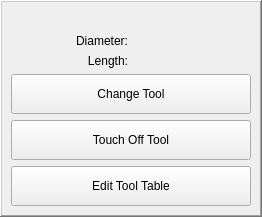
<?xml version="1.0" encoding="UTF-8"?>
<ui version="4.0">
 <class>Dialog</class>
 <widget class="QDialog" name="Dialog">
  <property name="geometry">
   <rect>
    <x>0</x>
    <y>0</y>
    <width>262</width>
    <height>217</height>
   </rect>
  </property>
  <property name="windowTitle">
   <string>Dialog</string>
  </property>
  <layout class="QVBoxLayout" name="verticalLayout_2">
   <property name="spacing">
    <number>0</number>
   </property>
   <property name="leftMargin">
    <number>0</number>
   </property>
   <property name="topMargin">
    <number>0</number>
   </property>
   <property name="rightMargin">
    <number>0</number>
   </property>
   <property name="bottomMargin">
    <number>0</number>
   </property>
   <item>
    <widget class="QFrame" name="frame">
     <property name="frameShape">
      <enum>QFrame::WinPanel</enum>
     </property>
     <property name="frameShadow">
      <enum>QFrame::Raised</enum>
     </property>
     <layout class="QVBoxLayout" name="verticalLayout_3">
      <item>
       <layout class="QGridLayout" name="gridLayout">
        <item row="0" column="0" colspan="2">
         <widget class="StatusLabel" name="statuslabel">
          <property name="font">
           <font>
            <family>Monospace</family>
            <pointsize>11</pointsize>
           </font>
          </property>
          <property name="alignment">
           <set>Qt::AlignCenter</set>
          </property>
          <property name="rules" stdset="0">
           <string>[{&quot;channels&quot;: [{&quot;url&quot;: &quot;tooltable:current_tool?remark&quot;, &quot;trigger&quot;: true}], &quot;property&quot;: &quot;Text&quot;, &quot;expression&quot;: &quot;ch[0] or 'No Description' &quot;, &quot;name&quot;: &quot;New Rule&quot;}]</string>
          </property>
         </widget>
        </item>
        <item row="1" column="0">
         <widget class="QLabel" name="label">
          <property name="text">
           <string>Diameter:</string>
          </property>
          <property name="alignment">
           <set>Qt::AlignRight|Qt::AlignTrailing|Qt::AlignVCenter</set>
          </property>
         </widget>
        </item>
        <item row="1" column="1">
         <widget class="StatusLabel" name="statuslabel_2">
          <property name="rules" stdset="0">
           <string>[{&quot;channels&quot;: [{&quot;url&quot;: &quot;tooltable:current_tool?diameter&quot;, &quot;trigger&quot;: true}], &quot;property&quot;: &quot;Text&quot;, &quot;expression&quot;: &quot;'%5.4f' % ch[0]&quot;, &quot;name&quot;: &quot;New Rule&quot;}]</string>
          </property>
         </widget>
        </item>
        <item row="2" column="0">
         <widget class="QLabel" name="label_2">
          <property name="text">
           <string>Length:</string>
          </property>
          <property name="alignment">
           <set>Qt::AlignRight|Qt::AlignTrailing|Qt::AlignVCenter</set>
          </property>
         </widget>
        </item>
        <item row="2" column="1">
         <widget class="StatusLabel" name="statuslabel_3">
          <property name="rules" stdset="0">
           <string>[{&quot;channels&quot;: [{&quot;url&quot;: &quot;tooltable:current_tool?z_offset&quot;, &quot;trigger&quot;: true}], &quot;property&quot;: &quot;Text&quot;, &quot;expression&quot;: &quot;'%4.3f' % ch[0]&quot;, &quot;name&quot;: &quot;New Rule&quot;}]</string>
          </property>
         </widget>
        </item>
       </layout>
      </item>
      <item>
       <layout class="QVBoxLayout" name="verticalLayout">
        <item>
         <widget class="DialogButton" name="dialogbutton_2">
          <property name="sizePolicy">
           <sizepolicy hsizetype="Minimum" vsizetype="MinimumExpanding">
            <horstretch>0</horstretch>
            <verstretch>0</verstretch>
           </sizepolicy>
          </property>
          <property name="focusPolicy">
           <enum>Qt::NoFocus</enum>
          </property>
          <property name="text">
           <string>Change Tool</string>
          </property>
         </widget>
        </item>
        <item>
         <widget class="DialogButton" name="dialogbutton_3">
          <property name="sizePolicy">
           <sizepolicy hsizetype="Minimum" vsizetype="MinimumExpanding">
            <horstretch>0</horstretch>
            <verstretch>0</verstretch>
           </sizepolicy>
          </property>
          <property name="focusPolicy">
           <enum>Qt::NoFocus</enum>
          </property>
          <property name="text">
           <string>Touch Off Tool</string>
          </property>
         </widget>
        </item>
        <item>
         <widget class="DialogButton" name="dialogbutton">
          <property name="sizePolicy">
           <sizepolicy hsizetype="Minimum" vsizetype="MinimumExpanding">
            <horstretch>0</horstretch>
            <verstretch>0</verstretch>
           </sizepolicy>
          </property>
          <property name="focusPolicy">
           <enum>Qt::NoFocus</enum>
          </property>
          <property name="text">
           <string>Edit Tool Table</string>
          </property>
          <property name="dialogName" stdset="0">
           <string>tool_table</string>
          </property>
         </widget>
        </item>
       </layout>
      </item>
     </layout>
    </widget>
   </item>
  </layout>
 </widget>
 <customwidgets>
  <customwidget>
   <class>DialogButton</class>
   <extends>QPushButton</extends>
   <header>qtpyvcp.widgets.button_widgets.dialog_button</header>
  </customwidget>
  <customwidget>
   <class>StatusLabel</class>
   <extends>QLabel</extends>
   <header>qtpyvcp.widgets.display_widgets.status_label</header>
  </customwidget>
 </customwidgets>
 <resources/>
 <connections/>
</ui>
